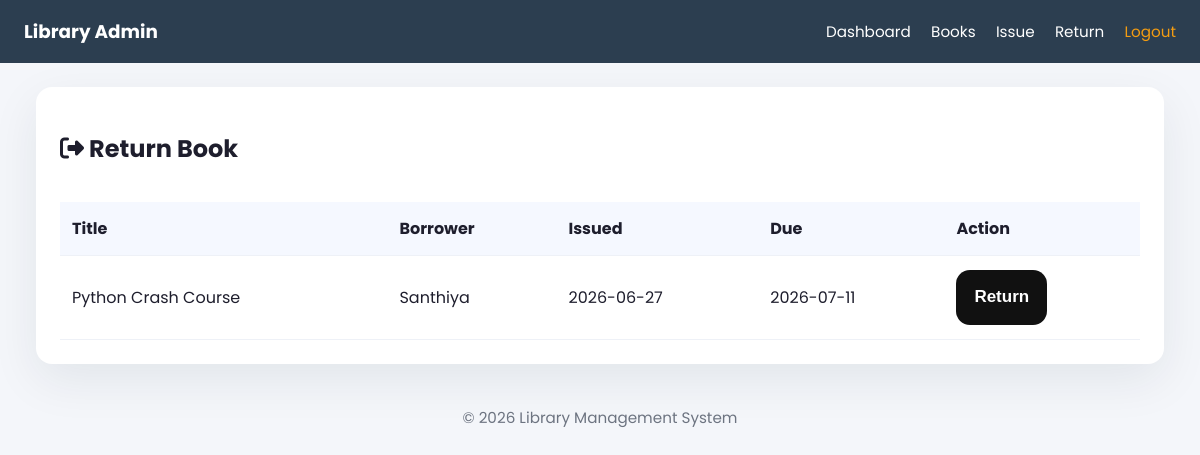
Page /returns (signed in) on the committed database.
### tables this page shows
CREATE TABLE issued_books (
            id INTEGER PRIMARY KEY AUTOINCREMENT,
            book_id INTEGER NOT NULL,
            borrower_name TEXT NOT NULL,
            issue_date TEXT NOT NULL,
            due_date TEXT NOT NULL,
            return_date TEXT,
            FOREIGN KEY(book_id) REFERENCES books(id)
        );

CREATE TABLE books (
            id INTEGER PRIMARY KEY AUTOINCREMENT,
            title TEXT NOT NULL,
            author TEXT NOT NULL,
            isbn TEXT NOT NULL UNIQUE,
            category TEXT,
            copies INTEGER NOT NULL DEFAULT 1,
            available INTEGER NOT NULL DEFAULT 1
        );

### app.py (the view)
@app.route('/returns', methods=['GET'])
@login_required
def returns():
    conn = get_db_connection()
    cursor = conn.cursor()
    issued = cursor.execute(
        'SELECT ib.id, ib.borrower_name, ib.issue_date, ib.due_date, b.title, b.author '
        'FROM issued_books ib JOIN books b ON ib.book_id = b.id '
        'WHERE ib.return_date IS NULL ORDER BY ib.due_date'
    ).fetchall()
    conn.close()
    return render_template('returns.html', issued=issued)

### app.py (called while the page is built)
def get_db_connection():
    conn = sqlite3.connect(DB_PATH)
    conn.row_factory = sqlite3.Row
    return conn

def login_required(f):
    @wraps(f)
    def decorated_function(*args, **kwargs):
        if 'admin_logged_in' not in session:
            return redirect(url_for('login'))
        return f(*args, **kwargs)
    return decorated_function

@app.context_processor
def inject_current_year():
    return {'current_year': datetime.utcnow().year}

### templates/returns.html
{% extends 'base.html' %}
{% block content %}
<section class="card">
    <h2><i class="fa-solid fa-right-from-bracket"></i> Return Book</h2>
    <div class="table-wrap">
        <table>
            <thead>
                <tr><th>Title</th><th>Borrower</th><th>Issued</th><th>Due</th><th>Action</th></tr>
            </thead>
            <tbody>
                {% for record in issued %}
                    <tr>
                        <td>{{ record.title }}</td>
                        <td>{{ record.borrower_name }}</td>
                        <td>{{ record.issue_date }}</td>
                        <td>{{ record.due_date }}</td>
                        <td>
                            <form method="POST" action="{{ url_for('return_book', issue_id=record.id) }}">
                                <button type="submit" class="btn btn-primary">Return</button>
                            </form>
                        </td>
                    </tr>
                {% else %}
                    <tr><td colspan="5">No active issued books.</td></tr>
                {% endfor %}
            </tbody>
        </table>
    </div>
</section>
{% endblock %}

### static/css/style.css (style rules this page uses)
* { box-sizing: border-box; }
body { margin: 0; font-family: Inter, Arial, sans-serif; background:#F4F6FA; color: #1e1e2d; font-family:'Poppins',sans-serif; }
.card { background: white; border-radius: 16px; padding: 24px; box-shadow: 0 16px 48px rgba(18, 35, 55, 0.08); margin-bottom: 24px; }
.table-wrap { overflow-x: auto; }
table { width: 100%; border-collapse: collapse; margin-top: 16px; }
thead tr { background: #f5f8ff; }
th, td { padding: 14px 12px; text-align: left; border-bottom: 1px solid #eef1f7; }
.btn { border: none; border-radius: 10px; padding: 12px 18px; cursor: pointer; font-weight: 600; }
.btn-primary { background:#111; color: #ffffff; height:55px; border-radius:14px; font-size:17px; transition:.3s; }

### rows in the picture
issued_books: title "Python Crash Course", borrower_name "Santhiya", issue_date "2026-06-27", due_date "2026-07-11"
